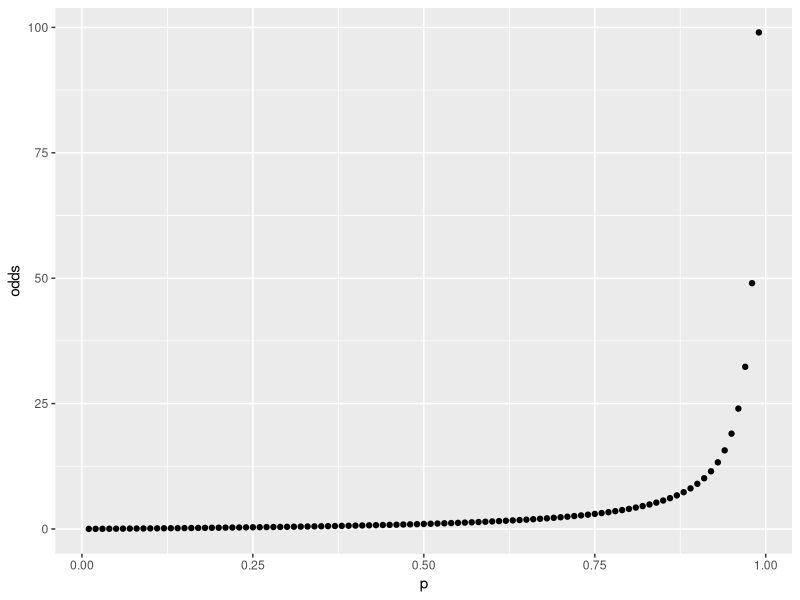
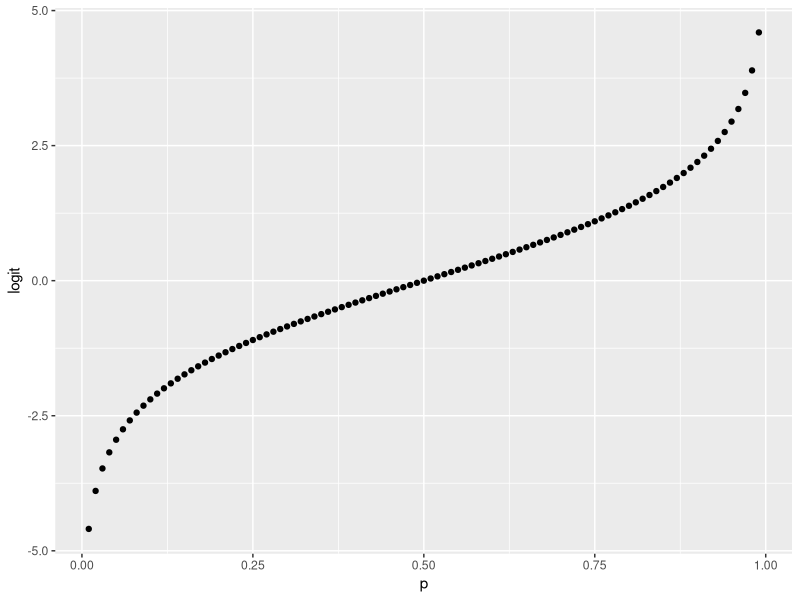
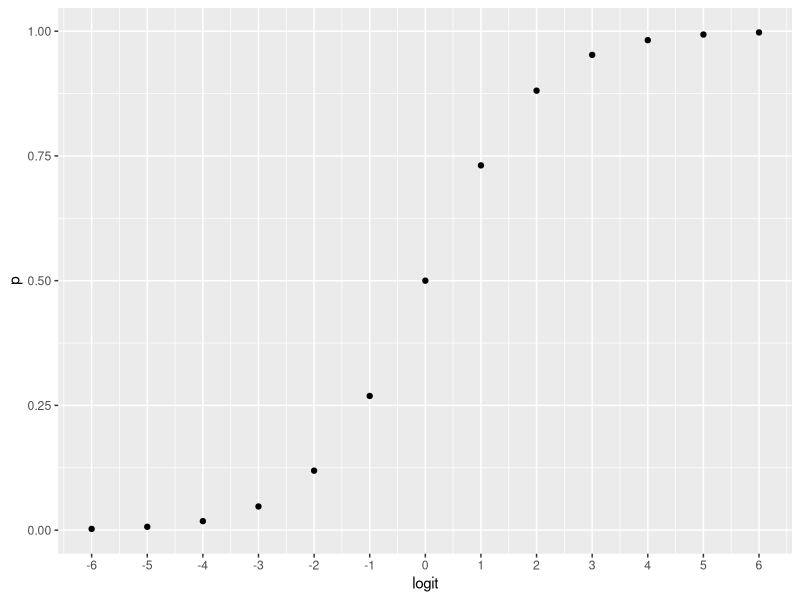
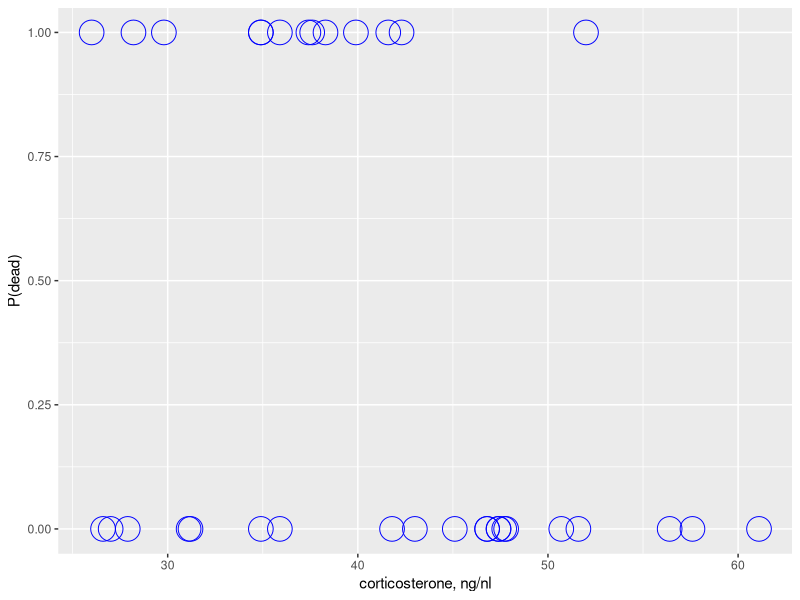
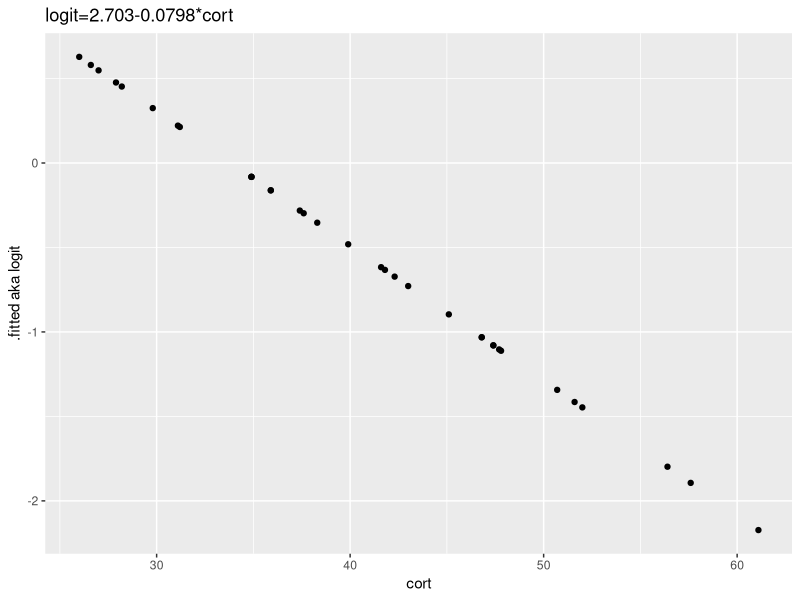
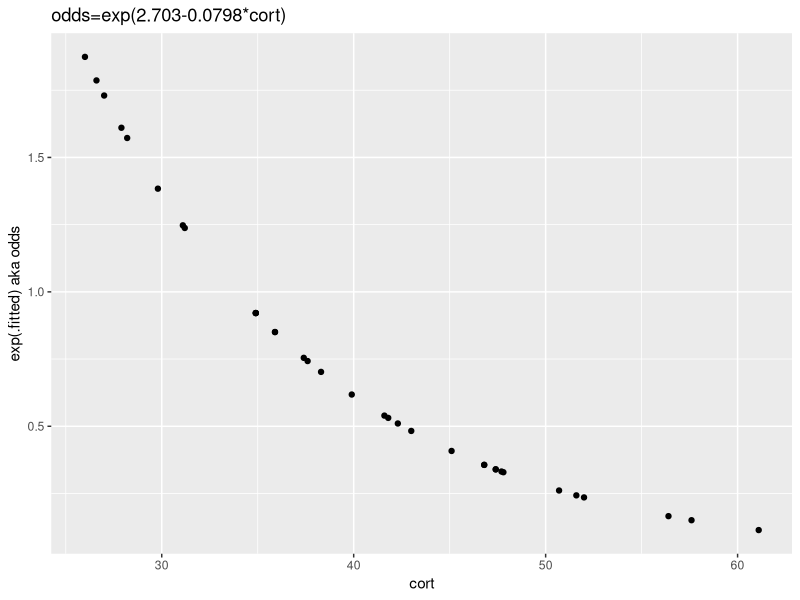
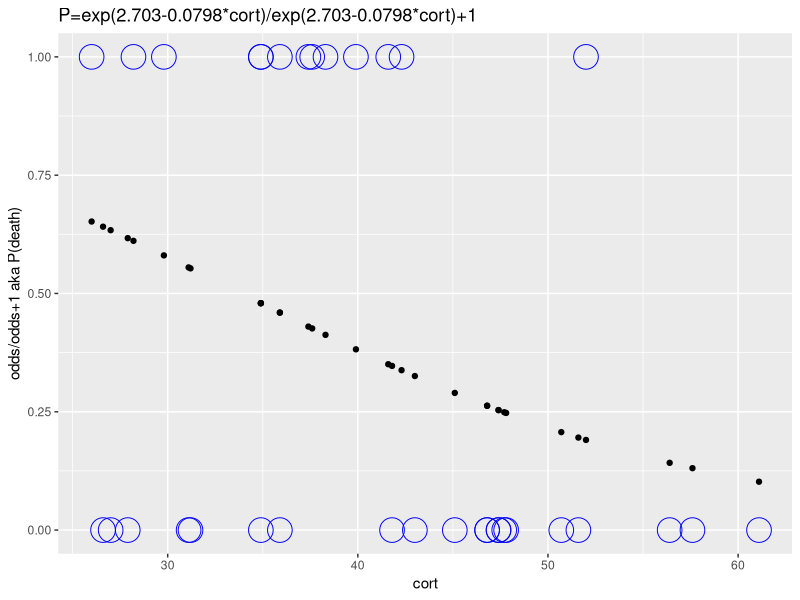

Write the R code that produced these figures, in order.
## ---- chunk 1
library(tidyverse)
library(viridis )
library(broom)
library(knitr)
## ---- chunk 2
a <- seq(99, 1, -1)
d <- seq(1, 99, 1)

p <- a/(a+d)
odds <- p/(1-p)
logit <- log(p/(1-p))

ggplot()+
  geom_point(aes(p, odds))

ggplot()+
  geom_point(aes(p, logit))
## ---- chunk 3
logit <- seq(-6, 6, 1)

p <- exp(logit)/(1+exp(logit))

ggplot()+
  geom_point(aes(logit, p))+
  scale_x_continuous(breaks = -6:6)
## ---- chunk 4
cort <- c(26,28.2,29.8,34.9,34.9,35.9,37.4,37.6,38.3,39.9,41.6,42.3,52,26.6,27,27.9,31.1,31.2,34.9,35.9,41.8,43,45.1,46.8,46.8,47.4,47.4,47.7,47.8,50.7,51.6,56.4,57.6,61.1)

death <- c(1,1,1,1,1,1,1,1,1,1,1,1,1,0,0,0,0,0,0,0,0,0,0,0,0,0,0,0,0,0,0,0,0,0)

stork <- data.frame(cort, death)

ggplot(stork, aes(cort, death))+
  geom_point(shape=1, size=8, color="blue")+
  labs(y="P(dead)", x="corticosterone, ng/nl")
## ---- chunk 5
stork.model <- glm(death~cort, family=binomial(), stork)
summary(stork.model)
## ---- chunk 6
augment(stork.model)
## ---- chunk 7
ggplot(augment(stork.model), aes(cort, .fitted))+
  geom_point()+
  ylab(".fitted aka logit")+
  ggtitle("logit=2.703-0.0798*cort")
  

## ---- chunk 8
ggplot(augment(stork.model), aes(cort, y=exp(.fitted)))+
  geom_point()+
  ylab("exp(.fitted) aka odds")+
  ggtitle("odds=exp(2.703-0.0798*cort)")
## ---- chunk 9
ggplot(augment(stork.model), aes(cort, y=exp(.fitted)/(exp(.fitted)+1)))+
  geom_point()+
  ylab("odds/odds+1 aka P(death)")+
  ggtitle("P=exp(2.703-0.0798*cort)/exp(2.703-0.0798*cort)+1")+
  geom_point(data=stork, aes(y=death), shape=1, size=8, color="blue")
## ---- chunk 10
kable(tidy(stork.model))
## ---- chunk 11
#let `l` be our linear model
c <- c(30, 60)
l <- 2.7030-0.0798*c
p <- exp(l)/(exp(l)+1)
p
## ---- chunk 12
(exp(-0.0798)-1)*100
## ---- chunk 13
confint(stork.model)
## ---- chunk 14
kable(glance(stork.model))
## ---- chunk 15
1-pchisq(45.234-41.396, 33-32)

#which is the same as...

pchisq(45.234-41.396, 33-32, lower.tail=F)

## ---- chunk 16
anova(stork.model, test="Chisq")
